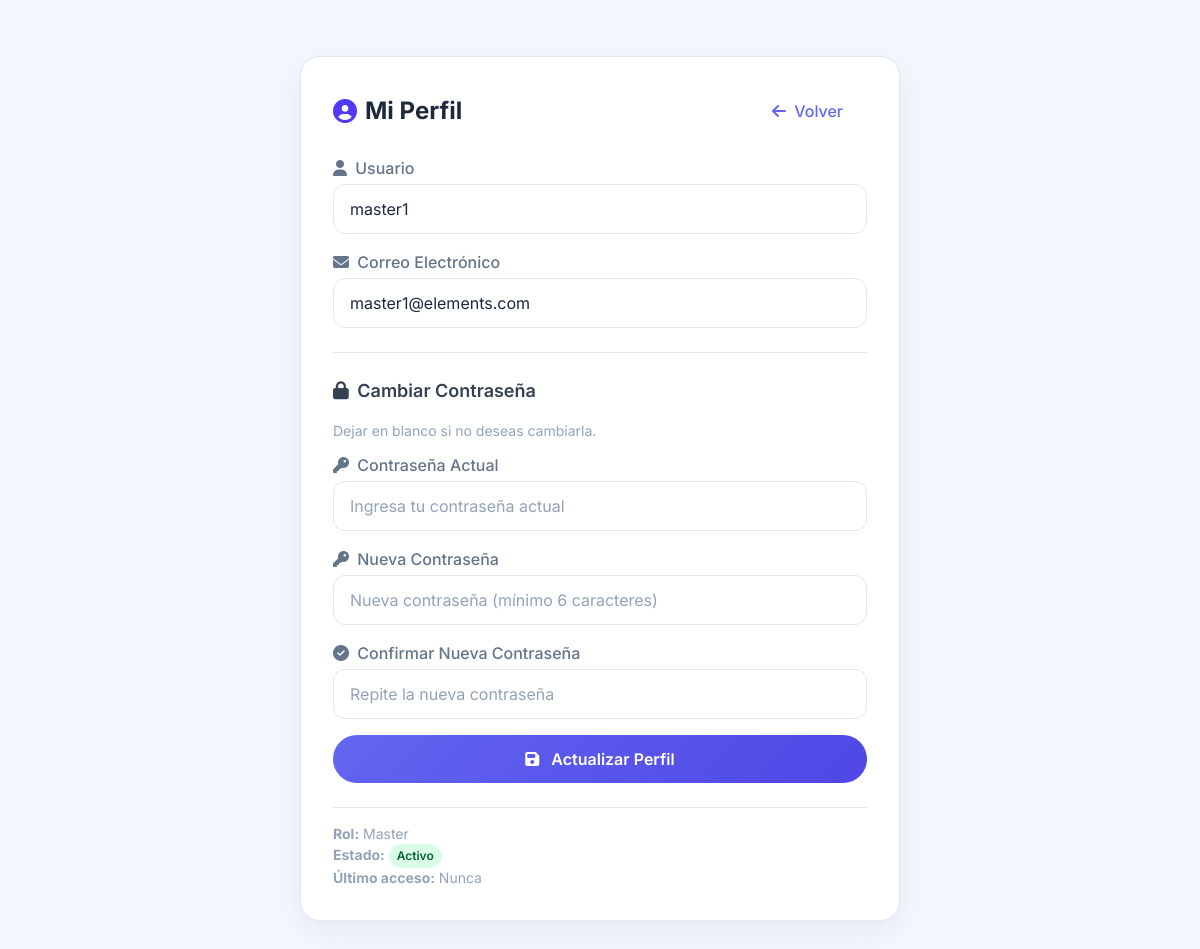
Page /profile (signed in) on the committed database.
### models.py (models this page shows, shortened)
class Usuario(db.Model):
    __tablename__ = 'usuarios'
    id = db.Column(db.Integer, primary_key=True)
    username = db.Column(db.String(50), unique=True, nullable=False)
    email = db.Column(db.String(100), unique=True, nullable=False)
    password_hash = db.Column(db.String(200), nullable=False)
    rol = db.Column(db.String(20), default='Estándar')
    estado = db.Column(db.String(20), default='Activo')
    fecha_registro = db.Column(db.DateTime, default=now_venezuela)  # 🔥 MODIFICADO
    ultimo_login = db.Column(db.DateTime, nullable=True)

### routes.py (the view, shortened to what this page needs)
@main_bp.route('/profile', methods=['GET', 'POST'])
@login_required
def profile():
    usuario = obtener_usuario_actual()
    return render_template('profile.html', usuario=usuario)

### routes.py (called while the page is built, shortened)
def obtener_db_path():
    if getattr(sys, 'frozen', False):
        base_dir = os.path.dirname(sys.executable)
    else:
        base_dir = os.path.dirname(os.path.abspath(__file__))
    data_dir = os.path.join(base_dir, 'data')
    os.makedirs(data_dir, exist_ok=True)
    return os.path.join(data_dir, 'database.db')

def crear_tabla_usuarios_si_no_existe():
    db_path = obtener_db_path()
    if not os.path.exists(db_path):
        return

def crear_usuarios_master_si_no_existen():
    db_path = obtener_db_path()
    if not os.path.exists(db_path):
        return

def asegurar_tabla_usuarios():
    try:
        crear_tabla_usuarios_si_no_existe()
        crear_usuarios_master_si_no_existen()
        return True
    except Exception as e:
        print(f"❌ Error en asegurar_tabla_usuarios: {e}")
        import traceback
        traceback.print_exc()
        return False

def login_required(f):
    @wraps(f)
    def decorated_function(*args, **kwargs):
        if 'user_id' not in session:
            flash('Por favor, inicie sesión para acceder a esta página.', 'warning')
            return redirect(url_for('main.login'))
        try:
            asegurar_tabla_usuarios()
            usuario = Usuario.query.get(session['user_id'])
            if usuario:
                session['rol'] = usuario.rol
        except Exception as e:
            print(f"❌ Error en login_required: {e}")
            flash('Error al verificar credenciales. Intente nuevamente.', 'danger')
            session.clear()
            return redirect(url_for('main.login'))
        return f(*args, **kwargs)
    return decorated_function

def obtener_usuario_actual():
    user_id = session.get('user_id')
    if user_id:
        return Usuario.query.get(user_id)
    return None

### templates/profile.html (shortened to what this page needs)
<!DOCTYPE html>
<html lang="es">
<head>
    <script src="https://cdn.jsdelivr.net/npm/@tailwindcss/browser@4"></script>
    <link rel="stylesheet" href="https://cdnjs.cloudflare.com/ajax/libs/font-awesome/6.4.0/css/all.min.css">
    <link rel="stylesheet" href="{{ url_for('static', filename='css/style.css') }}">
</head>
<body>
    <div class="container mx-auto px-4 py-6">
        <div class="profile-card">
            <div class="flex items-center justify-between mb-6">
                <h2 class="text-2xl font-bold flex items-center gap-2">
                    <i class="fas fa-user-circle text-indigo-600"></i> Mi Perfil
                </h2>
                <a href="{{ url_for('main.dashboard') }}" class="btn-secondary">
                    <i class="fas fa-arrow-left mr-1"></i> Volver
                </a>
            </div>
            <form method="POST" action="{{ url_for('main.profile') }}" class="space-y-4">
                <div>
                    <label for="username" class="form-label block mb-1">
                        <i class="fas fa-user mr-1"></i> Usuario
                    </label>
                    <input type="text" id="username" name="username" required
                           class="input-field" value="{{ usuario.username }}">
                </div>
                <div>
                    <label for="email" class="form-label block mb-1">
                        <i class="fas fa-envelope mr-1"></i> Correo Electrónico
                    </label>
                    <input type="email" id="email" name="email" required
                           class="input-field" value="{{ usuario.email }}">
                </div>
                <div class="divider"></div>
                <h3 class="text-lg font-semibold text-gray-700 dark:text-gray-300">
                    <i class="fas fa-lock mr-1"></i> Cambiar Contraseña
                </h3>
                <p class="text-sm text-muted mb-3">Dejar en blanco si no deseas cambiarla.</p>
                <div>
                    <label for="current_password" class="form-label block mb-1">
                        <i class="fas fa-key mr-1"></i> Contraseña Actual
                    </label>
                    <input type="password" id="current_password" name="current_password"
                           class="input-field" placeholder="Ingresa tu contraseña actual">
                </div>
                <div>
                    <label for="new_password" class="form-label block mb-1">
                        <i class="fas fa-key mr-1"></i> Nueva Contraseña
                    </label>
                    <input type="password" id="new_password" name="new_password"
                           class="input-field" placeholder="Nueva contraseña (mínimo 6 caracteres)">
                </div>
                <div>
                    <label for="confirm_password" class="form-label block mb-1">
                        <i class="fas fa-check-circle mr-1"></i> Confirmar Nueva Contraseña
                    </label>
                    <input type="password" id="confirm_password" name="confirm_password"
                           class="input-field" placeholder="Repite la nueva contraseña">
                </div>
                <button type="submit" class="btn-primary">
                    <i class="fas fa-save mr-2"></i> Actualizar Perfil
                </button>
            </form>
            <div class="mt-6 text-sm text-muted border-t border-gray-200 dark:border-gray-700 pt-4">
                <p><strong>Rol:</strong> {{ usuario.rol }}</p>
                <p><strong>Estado:</strong>
                    <span class="inline-block px-2 py-1 text-xs font-semibold rounded-full
                        {% if usuario.estado == 'Activo' %}bg-green-100 text-green-800 dark:bg-green-800 dark:text-green-100
                        {% elif usuario.estado == 'Pendiente' %}bg-yellow-100 text-yellow-800 dark:bg-yellow-800 dark:text-yellow-100
                        {% else %}bg-red-100 text-red-800 dark:bg-red-800 dark:text-red-100{% endif %}">
                        {{ usuario.estado }}
                    </span>
                </p>
                <p><strong>Último acceso:</strong> {{ usuario.ultimo_login.strftime('%d/%m/%Y %H:%M') if usuario.ultimo_login else 'Nunca' }}</p>
            </div>
        </div>
    </div>
</body>
</html>

### static/css/style.css (style rules this page uses)
:root { --bg-body: #F4F7FE; --bg-card: #FFFFFF; --bg-sidebar: #FFFFFF; --bg-input: #FFFFFF; --bg-hover: #EEF2FF; --text-primary: #1E293B; --text-secondary: #64748B; --text-muted: #94A3B8; --border-color: #E2E8F0; --shadow-color: rgba(149, 157, 165, 0.15); --shadow-dark: rgba(0, 0, 0, 0.05); --accent: #6366F1; --accent-hover: #4F46E5; --accent-light: #EEF2FF; }
* { box-sizing: border-box; }
body { background-color: var(--bg-body); font-family: 'Inter', sans-serif; color: var(--text-primary); transition: background-color 0.3s ease, color 0.3s ease; }
.btn-primary { background: linear-gradient(135deg, var(--accent), var(--accent-hover)); color: white; border: none; padding: 0.6rem 1.5rem; border-radius: 9999px; font-weight: 500; transition: all 0.2s ease; cursor: pointer; }
.btn-secondary { background: var(--bg-card); color: var(--text-secondary); border: 1px solid var(--border-color); padding: 0.6rem 1.5rem; border-radius: 9999px; font-weight: 500; transition: all 0.2s ease; cursor: pointer; }
.input-field { background-color: var(--bg-input); color: var(--text-primary); border: 1px solid var(--border-color); border-radius: 12px; padding: 0.6rem 1rem; width: 100%; transition: border-color 0.2s ease, background-color 0.3s ease; }
.input-field::placeholder { color: var(--text-muted); }

### templates/profile.html (style rules this page uses)
body { background-color: var(--bg-body); font-family: 'Inter', sans-serif; color: var(--text-primary); transition: background-color 0.3s ease, color 0.3s ease; }
.profile-card { background: var(--bg-card); border: 1px solid var(--border-color); border-radius: 20px; padding: 2rem; max-width: 600px; margin: 2rem auto; box-shadow: 0 10px 30px var(--shadow-color); transition: background-color 0.3s ease, border-color 0.3s ease; }
.profile-card h2 { color: var(--text-primary); }
.profile-card .form-label { color: var(--text-secondary); font-weight: 500; }
.profile-card .input-field { background-color: var(--bg-input); color: var(--text-primary); border: 1px solid var(--border-color); border-radius: 12px; padding: 0.75rem 1rem; width: 100%; transition: border-color 0.2s ease, background-color 0.3s ease; }
.profile-card .input-field::placeholder { color: var(--text-muted); }
.profile-card .btn-primary { background: linear-gradient(135deg, var(--accent), var(--accent-hover)); color: white; border: none; padding: 0.75rem 1.5rem; border-radius: 9999px; font-weight: 600; transition: all 0.2s ease; cursor: pointer; width: 100%; }
.profile-card .btn-secondary { background: transparent; color: var(--accent); border: none; font-weight: 500; transition: color 0.2s ease; cursor: pointer; }
.profile-card .divider { border-top: 1px solid var(--border-color); margin: 1.5rem 0; }
.profile-card .text-muted { color: var(--text-muted); }

### rows in the picture
Usuario: username "master1", email "master1@elements.com", rol "Master", estado "Activo", ultimo_login "Nunca"
